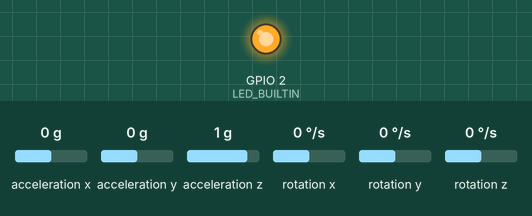
A program run on a simulated ESP8266 (NodeMCU). Parts: output pins drawn as LEDs (lit = HIGH, except the on-board LED, lit = LOW). Wiring (inferred from the names in the program): MPU-6050 motion sensor at I2C address 0x68. The test bench sets the inputs (shaded band); at power-on: acceleration x 0 g, acceleration y 0 g, acceleration z 1 g, rotation x 0 °/s, rotation y 0 °/s, rotation z 0 °/s. WiFi joins after 1.5 s; servers stay silent unless stated; not simulated (calls return 0 or success): secrets.h; what the program prints to the serial monitor is not drawn.

Above: at 0.1 s.
At 3.6 s:
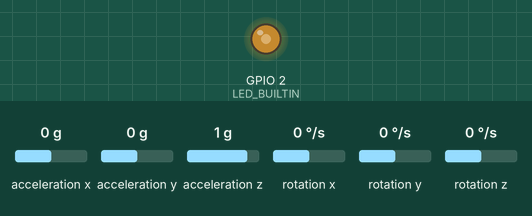
Timing chart, 0 to 5.1 s (numbered marks = the images above):
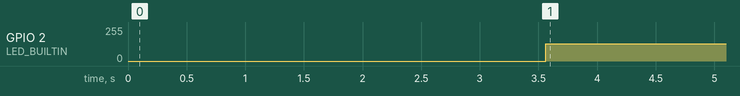

The program:

main.cpp
```cpp
#include <Arduino.h>
#include <ArduinoJson.h>
#include <ArduinoWebsockets.h>
#include <ESP8266WiFi.h>
#include <Wire.h>
#include <secrets.h>

int ledState = LOW;
const int CALIBRATION_BUFFER = 2000;
const int capacity = JSON_OBJECT_SIZE(6);
const uint8_t MPU6050SlaveAddress = 0x68;

// sensitivity scale factor respective to full scale setting provided in
// datasheet
const uint16_t AccelScaleFactor = 16384;
const uint16_t GyroScaleFactor = 131;

// MPU6050 few configuration register addresses
const uint8_t MPU6050_REGISTER_SMPLRT_DIV = 0x19;
const uint8_t MPU6050_REGISTER_USER_CTRL = 0x6A;
const uint8_t MPU6050_REGISTER_PWR_MGMT_1 = 0x6B;
const uint8_t MPU6050_REGISTER_PWR_MGMT_2 = 0x6C;
const uint8_t MPU6050_REGISTER_CONFIG = 0x1A;
const uint8_t MPU6050_REGISTER_GYRO_CONFIG = 0x1B;
const uint8_t MPU6050_REGISTER_ACCEL_CONFIG = 0x1C;
const uint8_t MPU6050_REGISTER_FIFO_EN = 0x23;
const uint8_t MPU6050_REGISTER_INT_ENABLE = 0x38;
const uint8_t MPU6050_REGISTER_ACCEL_XOUT_H = 0x3B;
const uint8_t MPU6050_REGISTER_SIGNAL_PATH_RESET = 0x68;

int16_t AccelX, AccelY, AccelZ, Temperature, GyroX, GyroY, GyroZ;

void I2C_Write(uint8_t deviceAddress, uint8_t regAddress, uint8_t data) {
  Wire.beginTransmission(deviceAddress);
  Wire.write(regAddress);
  Wire.write(data);
  Wire.endTransmission();
  delay(1);
}

// read all 14 register
void Read_RawValue(uint8_t deviceAddress, uint8_t regAddress) {
  Wire.beginTransmission(deviceAddress);
  Wire.write(regAddress);
  Wire.endTransmission();
  Wire.requestFrom(deviceAddress, (uint8_t)14);

  AccelX = (((int16_t)Wire.read() << 8) | Wire.read());
  AccelY = (((int16_t)Wire.read() << 8) | Wire.read());
  AccelZ = (((int16_t)Wire.read() << 8) | Wire.read());

  Temperature = (((int16_t)Wire.read() << 8) | Wire.read());

  GyroX = (((int16_t)Wire.read() << 8) | Wire.read());
  GyroY = (((int16_t)Wire.read() << 8) | Wire.read());
  GyroZ = (((int16_t)Wire.read() << 8) | Wire.read());
}

// configure MPU6050
void MPU6050_Init() {
  delay(150);
  I2C_Write(MPU6050SlaveAddress, MPU6050_REGISTER_SMPLRT_DIV, 0x07);
  I2C_Write(MPU6050SlaveAddress, MPU6050_REGISTER_PWR_MGMT_1, 0x01);
  I2C_Write(MPU6050SlaveAddress, MPU6050_REGISTER_PWR_MGMT_2, 0x00);
  I2C_Write(MPU6050SlaveAddress, MPU6050_REGISTER_CONFIG, 0x00);
  I2C_Write(MPU6050SlaveAddress, MPU6050_REGISTER_GYRO_CONFIG,
            0x00); // set +/-250 degree/second full scale
  I2C_Write(MPU6050SlaveAddress, MPU6050_REGISTER_ACCEL_CONFIG,
            0x00); // set +/- 2g full scale
  I2C_Write(MPU6050SlaveAddress, MPU6050_REGISTER_FIFO_EN, 0x00);
  I2C_Write(MPU6050SlaveAddress, MPU6050_REGISTER_INT_ENABLE, 0x01);
  I2C_Write(MPU6050SlaveAddress, MPU6050_REGISTER_SIGNAL_PATH_RESET, 0x00);
  I2C_Write(MPU6050SlaveAddress, MPU6050_REGISTER_USER_CTRL, 0x00);
  delay(150);
}

String serializedSensorData;

StaticJsonDocument<capacity> sensorJson;

bool isConnOpen = false;

using namespace websockets;
WebsocketsClient client;

void onMessageCallback(WebsocketsMessage message) {
  Serial.print("Got Message: ");
  Serial.println(message.data());
}

void onEventsCallback(WebsocketsEvent event, String data) {
  if (event == WebsocketsEvent::ConnectionOpened) {
    Serial.println("Connnection Opened");
    isConnOpen = true;
  } else if (event == WebsocketsEvent::ConnectionClosed) {
    Serial.println("Connnection Closed");
    isConnOpen = false;
  } else if (event == WebsocketsEvent::GotPing) {
    Serial.println("Got a Ping!");
  } else if (event == WebsocketsEvent::GotPong) {
    Serial.println("Got a Pong!");
  }
}

void setup() {
  Serial.begin(921600);
  Wire.begin();

  WiFi.begin(SECRET_SSID, SECRET_PASS);

  for (int i = 0; i < 10 && WiFi.status() != WL_CONNECTED; i++) {
    Serial.print("+-+");
    delay(1000);
  }
  Serial.println(">>");

  IPAddress ip(192, 168, 1, 32);
  IPAddress gateway(192, 168, 1, 1);

  Serial.print(F("Setting static ip to : "));
  Serial.println(ip);
  IPAddress subnet(255, 255, 255, 0);
  WiFi.config(ip, gateway, subnet);

  Serial.print("Connected to WiFi network with IP Address: ");
  Serial.println(WiFi.localIP());

  client.onEvent(onEventsCallback);

  Serial.println("Connecting to Server");
  client.connect(SECRET_ENDPOINT);
  delay(1000);

  Serial.println("Pinging Server");
  client.ping();

  pinMode(LED_BUILTIN, OUTPUT);
  MPU6050_Init();
}

void flashLed() {
  if (ledState == LOW) {
    ledState = HIGH;
  } else {
    ledState = LOW;
  }

  digitalWrite(LED_BUILTIN, ledState);
}

void loop() {
  client.poll();
  Read_RawValue(MPU6050SlaveAddress, MPU6050_REGISTER_ACCEL_XOUT_H);

  /*
  double Ax, Ay, Az, Gx, Gy, Gz;
  Ax = (double)AccelX/AccelScaleFactor;
  Ay = (double)AccelY/AccelScaleFactor;
  Az = (double)AccelZ/AccelScaleFactor;
  Gx = (double)GyroX/GyroScaleFactor;
  Gy = (double)GyroY/GyroScaleFactor;
  Gz = (double)GyroZ/GyroScaleFactor;

  Serial.print("Ax: "); Serial.print(Ax);
  Serial.print(" Ay: "); Serial.print(Ay);
  Serial.print(" Az: "); Serial.print(Az);
  Serial.print(" Gx: "); Serial.print(Gx);
  Serial.print(" Gy: "); Serial.print(Gy);
  Serial.print(" Gz: "); Serial.println(Gz);*/

  sensorJson["Ax"] = AccelX;
  sensorJson["Ay"] = AccelY;
  sensorJson["Az"] = AccelZ;
  sensorJson["Gx"] = GyroX;
  sensorJson["Gy"] = GyroY;
  sensorJson["Gz"] = GyroZ;

  serializeJson(sensorJson, serializedSensorData);

  client.send(serializedSensorData);
  serializedSensorData = "";
  flashLed();
}
```

Measured:
- by itself, GPIO 2 (LED_BUILTIN): 0/255 → 128/255 at 3.6 s
